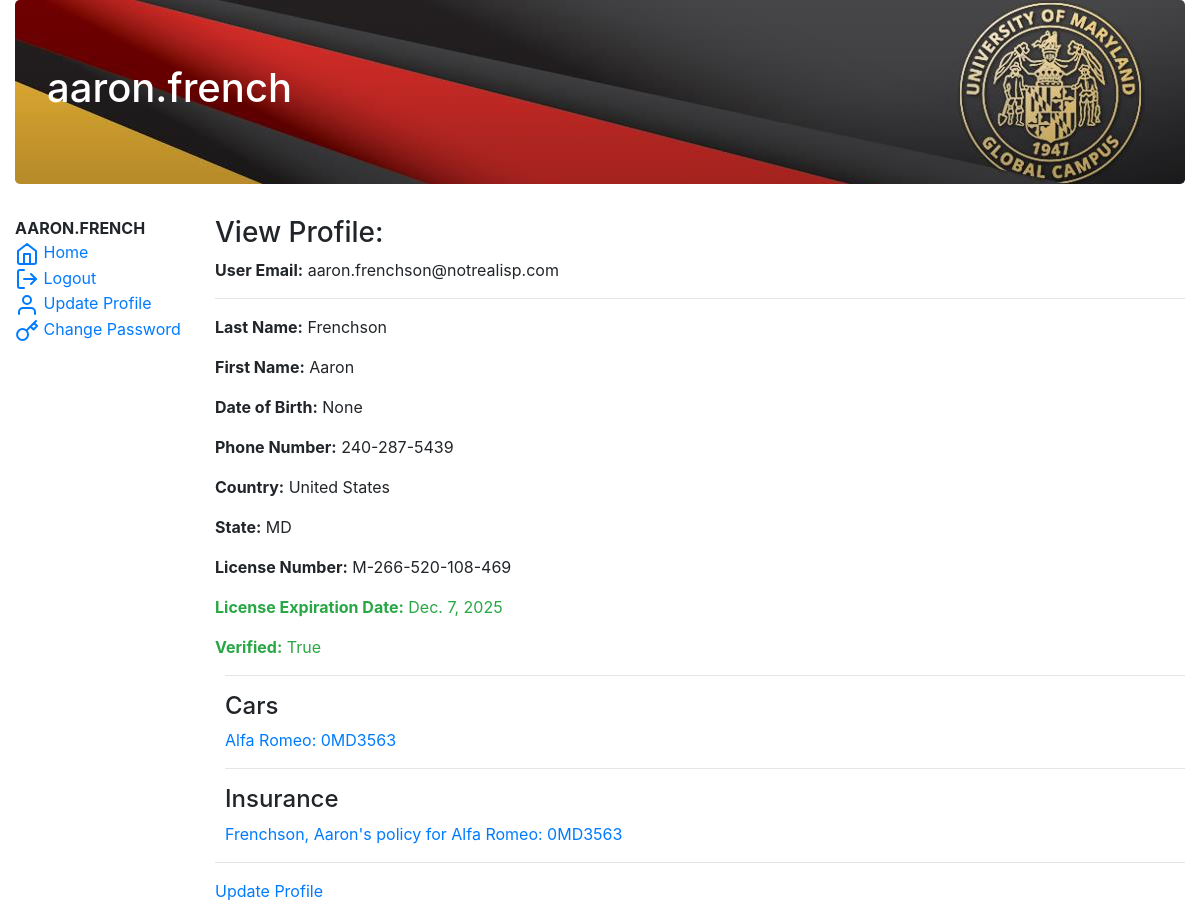
The app's page /povreg/profile_view/ (signed in), older data.
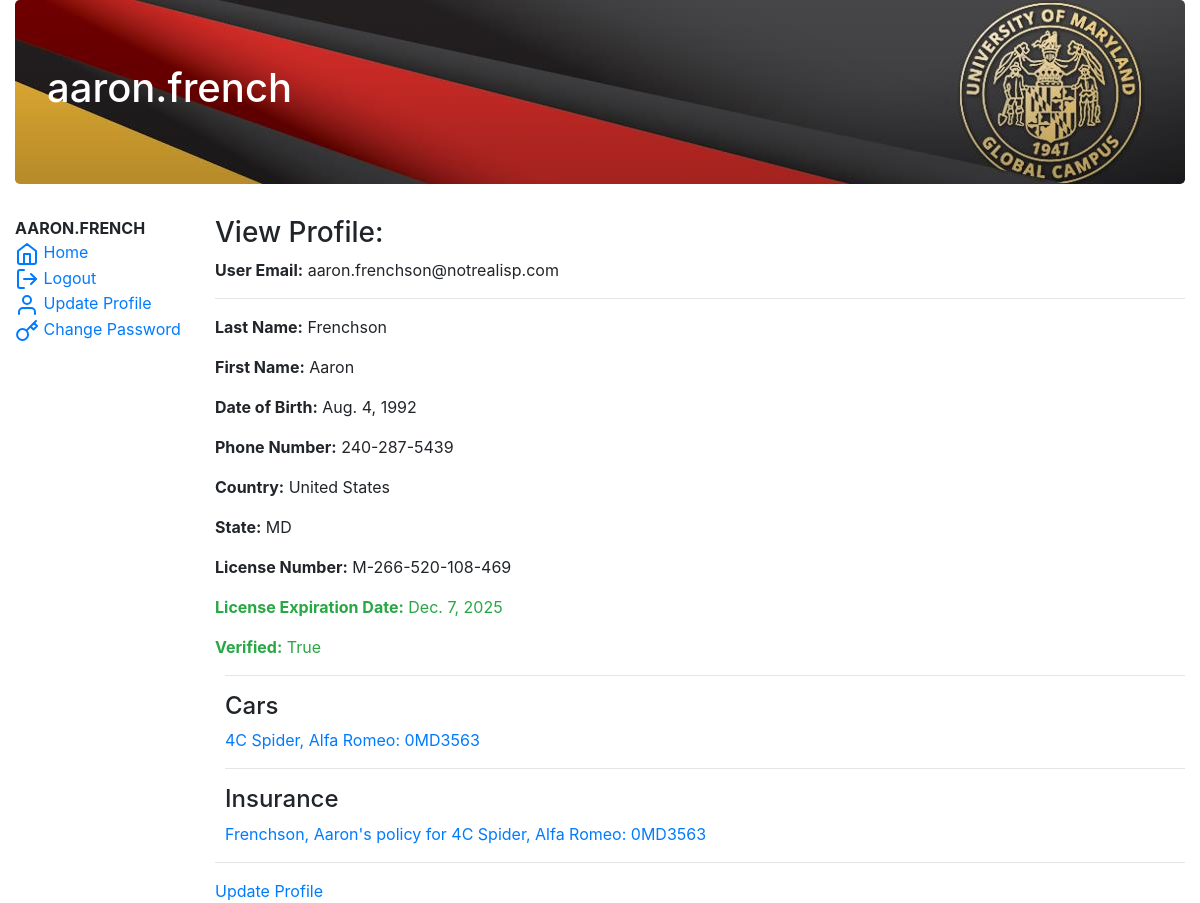
The same page, newer data.
### povreg/models.py (models this page shows, shortened)
class Driver(models.Model):
    first_name = models.TextField(max_length=30, help_text='driver\'s first name')
    last_name = models.TextField(max_length=30, help_text='driver\'s last name')
    license_num = models.TextField(max_length=20, help_text='driver\'s license number', unique=True)
    license_expiry = models.DateField(help_text='driver\'s license expiration date')
    state = models.TextField(max_length=30, help_text="State for the driver's license", blank=True)
    country = models.TextField(max_length=30, help_text="Country for the driver's license")
    phone_num = models.TextField(max_length=12, help_text="the driver's phone number")
    verified = models.BooleanField(help_text="whether driver data is verified by admin", default=False)
    dob = models.DateField(help_text="driver's date of birth")
    user = models.OneToOneField(User, on_delete=models.SET_NULL, blank=True, null=True,
                                help_text="This is the user account that corresponds to the driver")
    @property
    def is_expired(self):
        if self.license_expiry < date.today():
            return True
        return False
    def __str__(self):
        return str(self.last_name + ', ' + self.first_name)

class Car(models.Model):
    driver = models.ForeignKey('Driver', on_delete=models.SET_NULL, blank=True, null=True)
    insurance = models.OneToOneField('Insurance', on_delete=models.SET_NULL, blank=True, null=True)
    v_make = models.TextField(max_length=30, help_text="vehicle's make")
    is_commercial = models.BooleanField(default=False,
                                        help_text="true if commercial vehicle, false if private. default is false")
    v_plate = models.TextField(max_length=10, help_text="vehicle's license plate", unique=True)
    owner = models.TextField(max_length=30, help_text="vehicle's owner")
    REPORTED_STATUS = {
        ('stolen', 'stolen'),
        ('good', 'good'),
    }
    status = models.TextField(choices=REPORTED_STATUS, default='go', help_text="vehicle's current reported status")
    registration = models.TextField(max_length=30, help_text="vehicle registration", unique=True)
    v_model = models.TextField(max_length=30, help_text="vehicle's model")
    v_state = models.TextField(max_length=30, help_text="vehicle's state of registration")
    v_country = models.TextField(max_length=30, help_text="vehicle's country of registration")
    def __str__(self):
        if (self.v_model is None) or (self.v_model == ""):
            return str(self.v_make + ": " + self.v_plate)
        else:
            return str(self.v_model + ", " + self.v_make + ": " + self.v_plate)
    def get_absolute_url(self):
        return reverse('car-detail', args=[str(self.id)])
    class Meta:
        unique_together = ("v_plate", "v_state", "v_country")

class Insurance(models.Model):
    driver = models.ForeignKey('Driver', on_delete=models.SET_NULL, blank=True, null=True)
    company = models.TextField(max_length=200, help_text="Company issuing insurance")
    policy_num = models.TextField(max_length=30, unique=True, help_text="Insurance Policy number")
    expiry = models.DateField(help_text="Insurance expiration date")
    coverage_type = models.TextField(max_length=30, help_text="type of insurance coverage")
    STATUS_TYPE = {
        ('Expired', 'Expired'),
        ('Suspended', 'Suspended'),
        ('Active', 'Active'),
    }
    status = models.TextField(choices=STATUS_TYPE, default='Active', help_text="vehicle's current insurance status")
    def get_absolute_url(self):
        return reverse('insurance-detail', args=[str(self.id)])
    def __str__(self):
        return str(self.driver.__str__() + "'s policy for " + self.car.__str__())

### povreg/views.py (the view)
# urls.py: path('profile_view/', views.view_user, name="profile-view"),
@django.contrib.auth.decorators.login_required()
def view_user(request):
    pk = request.user.pk
    user = User.objects.get(pk=pk)
    full_display = True
    profile = None
    if user.groups.filter(name='Officers').exists():
        group = 'officer'
        try:
            profile = user.officer
        except Officer.DoesNotExist:
            pass
    elif user.groups.filter(name='Drivers').exists():
        group = 'driver'
        try:
            profile = user.driver
        except Driver.DoesNotExist:
            pass
    else:
        group = 'none'
        profile = None
    context = {
        'group': group,
        'user': user,
        'profile': profile,
    }
    if request.user.is_authenticated and request.user.id == user.id:
        return render(request, 'povreg/profile_view.html', context=context)
    else:
        raise PermissionDenied

### povreg/templates/povreg/profile_view.html (shortened to what this page needs)
{% extends "base_generic.html" %}
{% block page_header %}
<h1>{{ user }}</h1>
{% endblock %}
{% block content %}
<h3>View Profile:</h3>
<p><strong>User Email:</strong> {{ user.email }}</p>
<hr>
{% if group == "officer" %}
<p><strong>Rank:</strong> {{ profile.rank }}</p>
<p><strong>Last Name:</strong> {{ profile.last_name }}</p>
<p><strong>First Name:</strong> {{ profile.first_name }}</p>
<hr>
<p><strong>Region:</strong> {{ profile.region }}</p>
<p><strong>Unit:</strong> {{ profile.unit }}</p>
<p><strong>Badge Number:</strong> {{ profile.badge_num }}</p>
<p><strong>ID Number:</strong> {{ profile.id_num }}</p>
<p class="{% if profile.verified %}text-success{% else %}text-danger{% endif %}">
    <strong>Verified:</strong> {{ profile.verified }}</p>
{% elif group == "driver" %}
<p><strong>Last Name:</strong> {{ profile.last_name }}</p>
<p><strong>First Name:</strong> {{ profile.first_name }}</p>
<p><strong>Date of Birth:</strong> {{ profile.dob }}</p>
<p><strong>Phone Number:</strong> {{ profile.phone_num }}</p>
<p><strong>Country:</strong> {{ profile.country }}</p>
<p><strong>State:</strong> {{ profile.state }}</p>
<p><strong>License Number:</strong> {{ profile.license_num }}</p>
<p class="{% if profile.is_expired %}text-danger{% else %}text-success{% endif %}">
    <strong>License Expiration Date:</strong> {{ profile.license_expiry }}</p>
<p class="{% if profile.verified %}text-success{% else %}text-danger{% endif %}">
    <strong>Verified:</strong> {{ profile.verified }}</p>
<div style="margin-left:10px; margin-top:10px">
    <hr>
    <h4>Cars</h4>
    {% for drivers_car in profile.car_set.all %}
    <p><a href="{{ drivers_car.get_absolute_url }}">{{drivers_car}}</a></p>
    {% endfor %}
</div>
<div style="margin-left:10px; margin-top:10px">
    <hr>
    <h4>Insurance</h4>
    {% for drivers_insurance in profile.insurance_set.all %}
    <p><a href="{{ drivers_insurance.get_absolute_url }}">{{ drivers_insurance }}</a></p>
    {% endfor %}
</div>
{% endif %}
<hr>
<a href="{% url 'profile-update' %}">Update Profile</a>
{% endblock %}

### povreg/templates/base_generic.html (shortened to what this page needs)
<!DOCTYPE html>
<html lang="en">
<head>
    <link rel="stylesheet" href="https://stackpath.bootstrapcdn.com/bootstrap/4.1.3/css/bootstrap.min.css"
>
    {% load static %}
    <link rel="stylesheet" href=""{% static 'css/styles.css' %}">
</head>
<body>
    <div class="container-fluid">
        {% load static %}
            <div class="jumbotron jumbotron-header-img">
                {% block page_header %}
                {% endblock %}
            </div>
        <div class="row">
            <div class="col-sm-2 sidebar-sticky">
                {% block sidebar %}
                    <ul class="nav flex-column">
                        {% if user.is_authenticated %}
                        <li class="nav-item"><strong>{{ user|upper }}</strong></li>
                        <li class="nav-item"><a href="{% url 'index' %}"><span data-feather="home"></span> Home</a></li>
                        <li class="nav-item"><a href="{% url 'logout' %}?next={{request.path}}"><span data-feather="log-out"></span> Logout</a></li>
                        <li class="nav-item"><a href="{% url 'profile-view' %}"><span data-feather="user"></span> Update Profile</a></li>
                        <li class="nav-item"><a href="{% url 'change-password' %}"><span data-feather="key"></span> Change Password </a></li>
                        {% else %}
                        <li class="nav-item"><a href="{% url 'login' %}?next={{request.path}}"><span data-feather="log-in"></span> Login</a></li>
                        {% endif %}
                    </ul>
                {% endblock %}
            </div>
            <div class="col-sm-10 ">
                {% block content %}
                {% endblock %}
            </div>
        </div>
    </div>
</body>
</html>

Row changes from the older to the newer data that the page shows:
changed Driver "Frenchson": dob "None" → "Aug. 4, 1992"
changed Car: v_model+v_make+v_plate "Alfa Romeo: 0MD3563" → "4C Spider, Alfa Romeo: 0MD3563"
changed through a linked row, Insurance: driver+id "Frenchson, Aaron's policy for Alfa Romeo: 0MD3563" → "Frenchson, Aaron's policy for 4C Spider, Alfa Romeo: 0MD3563"
